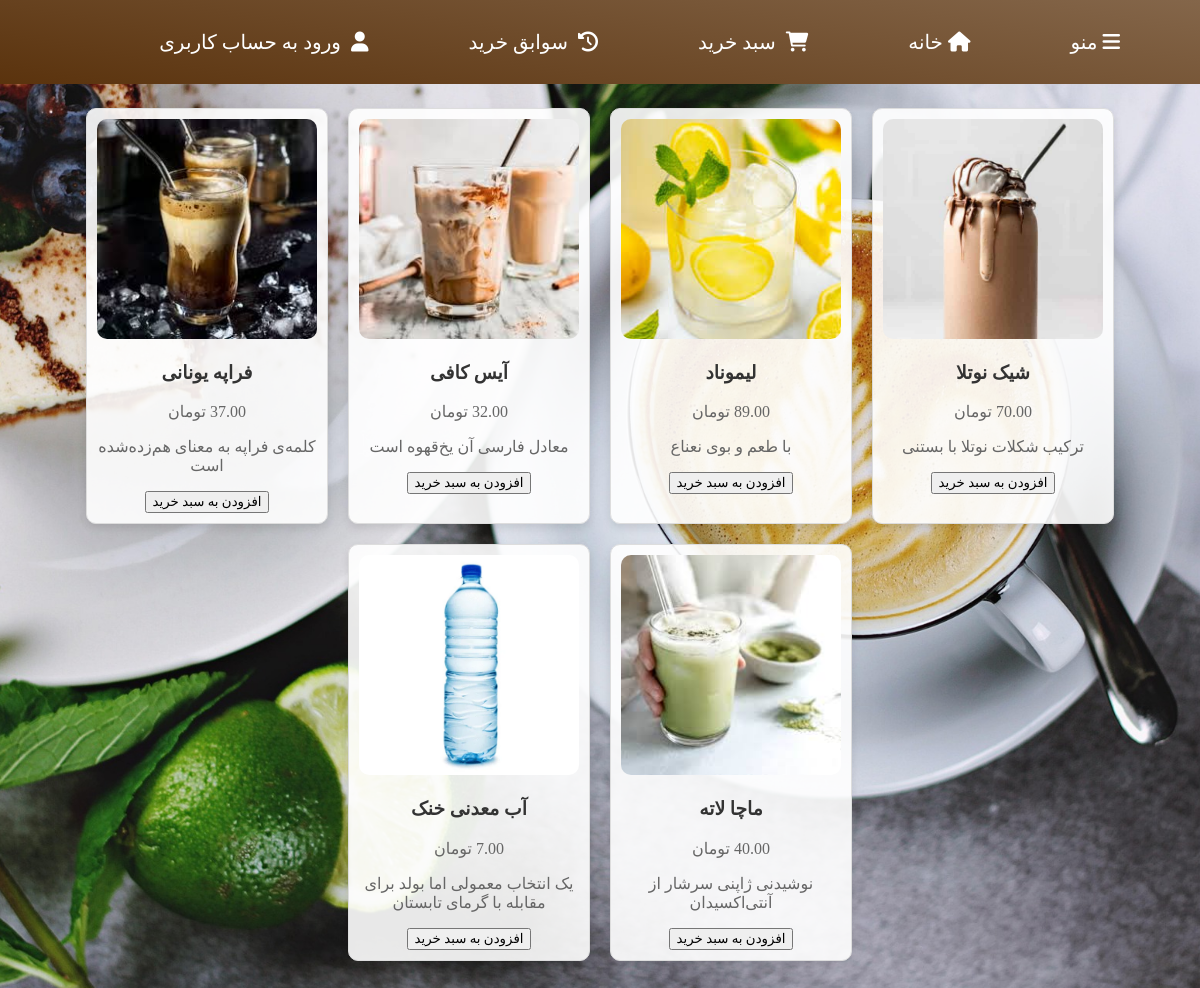
Page /store/?category=cold_drinks on the committed database.
### mainapp/models.py (models this page shows, shortened)
class Product(models.Model):
    CATEGORY_CHOICES = [
        ('hot_drinks', 'نوشیدنی گرم'),
        ('cold_drinks', 'نوشیدنی سرد'),
        ('cakes', 'کیک'),
    ]
    category = models.CharField(_("دسته بندی محصول"),max_length=20, choices=CATEGORY_CHOICES, default='hot_drinks')
    name = models.CharField(_('نام'), max_length=255)
    description = models.CharField( _("توضیحات"), max_length=255, blank=True, null=True)
    price = models.DecimalField(_("قیمت"),default=0, max_digits=10, decimal_places=2, validators=[validators.MinValueValidator(0)])
    timeNeeded = models.IntegerField(_("زمان مورد نیاز"),default=0, validators=[validators.MaxValueValidator(60)])
    coffee = models.PositiveIntegerField(_("قهوه"),default=0)
    milk = models.PositiveIntegerField(_("شیر"),default=0)
    chocolate = models.PositiveIntegerField(_("شکلات"),default=0)
    flour = models.PositiveIntegerField(_("آرد"),default=0)
    sugar = models.PositiveIntegerField(_("شکر"),default=0)
    image = models.ImageField(_("تصویر"),upload_to='products/')
    created_at = models.DateTimeField(auto_now_add=True)
    updated_at = models.DateTimeField(auto_now=True)
    sold_count = models.PositiveBigIntegerField(default=0)

### mainapp/views.py (the view)
# urls.py: path('store/', views.store_view, name='store'),
def store_view(request):
    all_products = Product.objects.all()
    materials = {
        'قهوه': Storage.objects.get_or_create(name='قهوه')[0],
        'شیر': Storage.objects.get_or_create(name='شیر')[0],
        'شکلات': Storage.objects.get_or_create(name='شکلات')[0],
        'آرد': Storage.objects.get_or_create(name='آرد')[0],
        'شکر': Storage.objects.get_or_create(name='شکر')[0],
    }
    products_with_availability = []
    for product in all_products:
        is_available = (
            product.coffee <= materials['قهوه'].stock and
            product.milk <= materials['شیر'].stock and
            product.chocolate <= materials['شکلات'].stock and
            product.flour <= materials['آرد'].stock and
            product.sugar <= materials['شکر'].stock
        )
        products_with_availability.append({
            'product': product,
            'is_available': is_available
        })
    context = {
        'products_with_availability': products_with_availability,
        'materials': materials,
    }
    return render(request, 'mainapp/store.html', context)

### templates/mainapp/store.html (shortened to what this page needs)
{% extends 'base.html' %}
{% block content %}
<!DOCTYPE html>
<html lang="fa">
<head>
</head>
<body>
    {% load static %}
    <link rel="stylesheet" href="{% static 'css/store.css' %}">
    <h1>محصولات</h1>
    <div class="product-container">
        {% for item in products_with_availability %}
            {% if request.GET.category == item.product.category %}
                <div class="product-card">
                    <img src="{{ item.product.image.url }}" alt="{{ item.product.name }}">
                    <h3>{{ item.product.name }}</h3>
                    <p>{{ item.product.price }} تومان</p>
                    <p>{{ item.product.description }}</p>
                    {% if item.is_available %}
                    <div class="add-to-cart-btn">
                        <form action="{% url 'add_to_cart' item.product.id %}" method="post">
                            <button type="submit">افزودن به سبد خرید</button>
                        </form>
                    </div>
                    {% else %}
                        <p>مواد اولیه کافی نیست</p>
                    {% endif %}
                </div>
            {% endif %}
        {% endfor %}
    </div>
</body>
</html>
{% endblock content %}

### static/css/homePage.css (style rules this page uses)
* { font-family: Vazirmatn; }
body { margin: 0; padding: 0; direction: rtl; background: linear-gradient(225deg, #c3a282, #e4d7cc); }

### static/css/store.css (style rules this page uses)
body { font-family: Arial, sans-serif; margin: 0; padding: 0; background: url('../images/background.jpg') no-repeat center center fixed; background-size: cover; color: #333; }
h1 { text-align: center; margin: 20px 0; color: #fff; text-shadow: 2px 2px 4px rgba(0, 0, 0, 0.7); }
.product-container { display: flex; flex-wrap: wrap; justify-content: center; padding: 20px; }
.product-card { background-color: rgba(255, 255, 255, 0.9); border: 1px solid #ddd; border-radius: 10px; box-shadow: 0 4px 8px rgba(0, 0, 0, 0.1); margin: 10px; padding: 10px; text-align: center; width: 220px; }
.product-card img { border-radius: 10px; max-width: 100%; height: auto; }
.product-card h3 { color: #333; }
.product-card p { color: #666; }
.product-card { transition: transform 0.2s; }

### rows in the picture
Product: product.image (picture), product.name "شیک نوتلا", product.price "70.00", product.description "ترکیب شکلات نوتلا با بستنی"
Product: product.image (picture), product.name "لیموناد", product.price "89.00", product.description "با طعم و بوی نعناع"
Product: product.image (picture), product.name "آیس کافی", product.price "32.00", product.description "معادل فارسی آن یخ‌قهوه است"
Product: product.image (picture), product.name "فراپه یونانی", product.price "37.00", product.description "کلمه‌ی فراپه به معنای هم‌زده‌شده است"
Product: product.image (picture), product.name "ماچا لاته", product.price "40.00", product.description "نوشیدنی ژاپنی سرشار از آنتی‌اکسیدان"
Product: product.image (picture), product.name "آب معدنی خنک", product.price "7.00", product.description "یک انتخاب معمولی اما بولد برای مقابله با گرمای تابستان"
